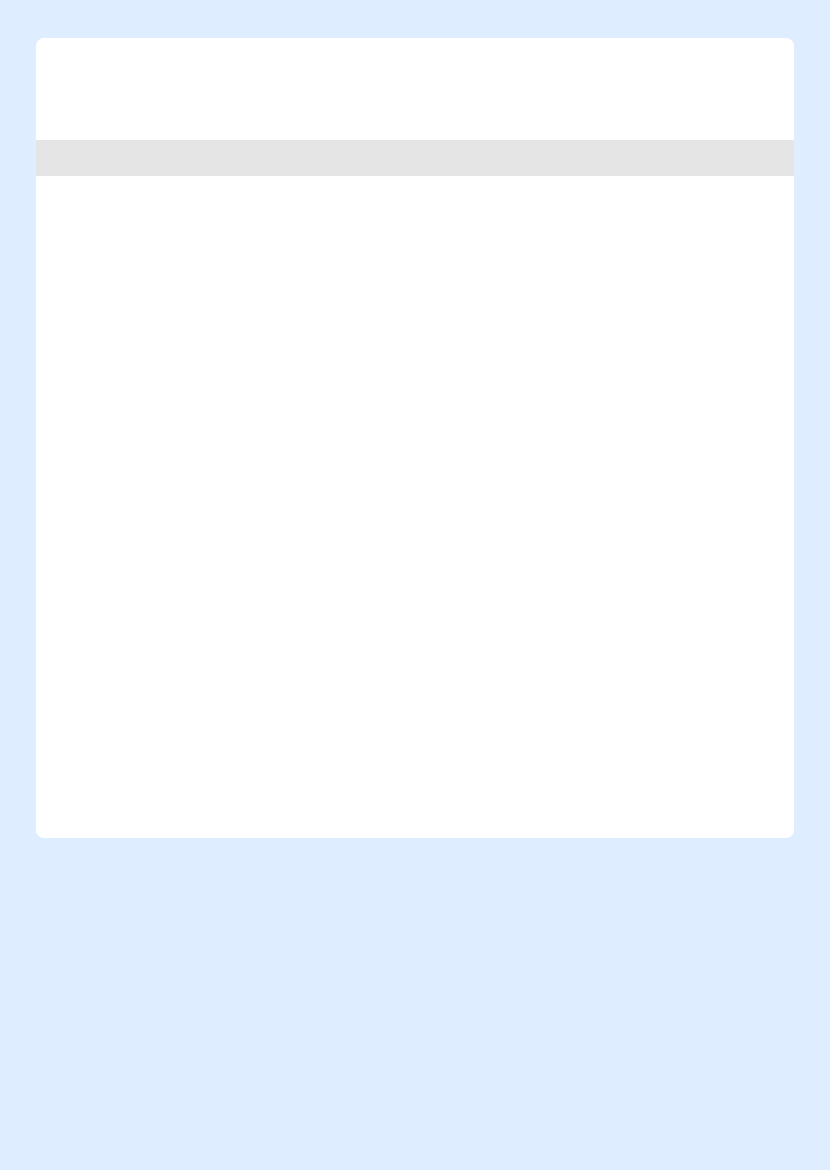
<?xml version="1.0" encoding="UTF-8"?>
<ui version="4.0">
 <class>PDFDetails</class>
 <widget class="QWidget" name="PDFDetails">
  <property name="geometry">
   <rect>
    <x>0</x>
    <y>0</y>
    <width>830</width>
    <height>1170</height>
   </rect>
  </property>
  <property name="windowTitle">
   <string/>
  </property>
  <property name="styleSheet">
   <string notr="true">background-color: rgb(222, 237, 255);</string>
  </property>
  <widget class="QWidget" name="m_page" native="true">
   <property name="geometry">
    <rect>
     <x>36</x>
     <y>38</y>
     <width>758</width>
     <height>800</height>
    </rect>
   </property>
   <property name="maximumSize">
    <size>
     <width>16777215</width>
     <height>16777215</height>
    </size>
   </property>
   <property name="styleSheet">
    <string notr="true">background-color: rgb(255, 255, 255);
border-radius:8px;
font:NotoSansCJKsc-Regular;</string>
   </property>
   <widget class="QWidget" name="widget_4" native="true">
    <property name="geometry">
     <rect>
      <x>0</x>
      <y>0</y>
      <width>758</width>
      <height>100</height>
     </rect>
    </property>
    <property name="maximumSize">
     <size>
      <width>16777215</width>
      <height>100</height>
     </size>
    </property>
    <property name="styleSheet">
     <string notr="true">background-color: transparent;</string>
    </property>
    <widget class="QLabel" name="label_18">
     <property name="geometry">
      <rect>
       <x>0</x>
       <y>28</y>
       <width>751</width>
       <height>54</height>
      </rect>
     </property>
     <property name="maximumSize">
      <size>
       <width>16777215</width>
       <height>54</height>
      </size>
     </property>
     <property name="text">
      <string/>
     </property>
     <property name="pixmap">
      <pixmap resource="../../../../resources/resources.qrc">:/images/pdf-head</pixmap>
     </property>
     <property name="alignment">
      <set>Qt::AlignCenter</set>
     </property>
    </widget>
    <widget class="QLabel" name="reinforceChart">
     <property name="geometry">
      <rect>
       <x>220</x>
       <y>28</y>
       <width>331</width>
       <height>48</height>
      </rect>
     </property>
     <property name="styleSheet">
      <string notr="true">font:NotoSansCJKsc-Regular;
font-size:18px;
background-color: transparent;
color:white;</string>
     </property>
     <property name="text">
      <string>Vulnerability information</string>
     </property>
     <property name="alignment">
      <set>Qt::AlignCenter</set>
     </property>
    </widget>
   </widget>
   <widget class="QWidget" name="m_line" native="true">
    <property name="geometry">
     <rect>
      <x>0</x>
      <y>100</y>
      <width>758</width>
      <height>41</height>
     </rect>
    </property>
    <property name="sizePolicy">
     <sizepolicy hsizetype="Preferred" vsizetype="Minimum">
      <horstretch>0</horstretch>
      <verstretch>0</verstretch>
     </sizepolicy>
    </property>
    <property name="minimumSize">
     <size>
      <width>0</width>
      <height>36</height>
     </size>
    </property>
    <layout class="QVBoxLayout" name="verticalLayout">
     <property name="spacing">
      <number>0</number>
     </property>
     <property name="leftMargin">
      <number>0</number>
     </property>
     <property name="topMargin">
      <number>0</number>
     </property>
     <property name="rightMargin">
      <number>0</number>
     </property>
     <property name="bottomMargin">
      <number>0</number>
     </property>
     <item>
      <widget class="QWidget" name="m_tableHeader" native="true">
       <property name="sizePolicy">
        <sizepolicy hsizetype="Preferred" vsizetype="Minimum">
         <horstretch>0</horstretch>
         <verstretch>0</verstretch>
        </sizepolicy>
       </property>
       <property name="minimumSize">
        <size>
         <width>0</width>
         <height>36</height>
        </size>
       </property>
       <property name="maximumSize">
        <size>
         <width>16777215</width>
         <height>36</height>
        </size>
       </property>
       <property name="styleSheet">
        <string notr="true">background-color: rgb(229, 229, 229);
border-radius:0px;</string>
       </property>
       <layout class="QHBoxLayout" name="horizontalLayout">
        <property name="spacing">
         <number>0</number>
        </property>
        <property name="leftMargin">
         <number>0</number>
        </property>
        <property name="topMargin">
         <number>0</number>
        </property>
        <property name="rightMargin">
         <number>0</number>
        </property>
        <property name="bottomMargin">
         <number>0</number>
        </property>
        <item>
         <widget class="QLabel" name="m_columnName1">
          <property name="styleSheet">
           <string notr="true">font: NotoSansCJKsc-Regular;
font-size: 14px;
color: #000000;</string>
          </property>
          <property name="text">
           <string/>
          </property>
          <property name="alignment">
           <set>Qt::AlignLeading|Qt::AlignLeft|Qt::AlignVCenter</set>
          </property>
         </widget>
        </item>
        <item>
         <widget class="QLabel" name="m_columnName2">
          <property name="styleSheet">
           <string notr="true">font: NotoSansCJKsc-Regular;
font-size: 14px;
color: #000000;</string>
          </property>
          <property name="text">
           <string/>
          </property>
          <property name="alignment">
           <set>Qt::AlignLeading|Qt::AlignLeft|Qt::AlignVCenter</set>
          </property>
         </widget>
        </item>
        <item>
         <widget class="QLabel" name="m_columnName3">
          <property name="styleSheet">
           <string notr="true">font: NotoSansCJKsc-Regular;
font-size: 14px;
color: #000000;</string>
          </property>
          <property name="text">
           <string/>
          </property>
          <property name="alignment">
           <set>Qt::AlignLeading|Qt::AlignLeft|Qt::AlignVCenter</set>
          </property>
         </widget>
        </item>
        <item>
         <widget class="QLabel" name="m_columnName4">
          <property name="styleSheet">
           <string notr="true">font: NotoSansCJKsc-Regular;
font-size: 14px;
color: #000000;</string>
          </property>
          <property name="text">
           <string/>
          </property>
         </widget>
        </item>
       </layout>
      </widget>
     </item>
    </layout>
   </widget>
  </widget>
  <widget class="QLabel" name="m_picture">
   <property name="geometry">
    <rect>
     <x>0</x>
     <y>0</y>
     <width>830</width>
     <height>71</height>
    </rect>
   </property>
   <property name="styleSheet">
    <string notr="true">background-color: transparent;</string>
   </property>
   <property name="text">
    <string/>
   </property>
   <property name="pixmap">
    <pixmap resource="../../../../resources/resources.qrc">:/images/pdf-clip</pixmap>
   </property>
   <property name="alignment">
    <set>Qt::AlignCenter</set>
   </property>
  </widget>
  <widget class="QLabel" name="m_tailPic">
   <property name="geometry">
    <rect>
     <x>0</x>
     <y>852</y>
     <width>830</width>
     <height>318</height>
    </rect>
   </property>
   <property name="text">
    <string/>
   </property>
   <property name="pixmap">
    <pixmap resource="../../../../resources/resources.qrc">:/images/pdf-end</pixmap>
   </property>
  </widget>
  <widget class="QLabel" name="m_tailBar">
   <property name="geometry">
    <rect>
     <x>0</x>
     <y>1130</y>
     <width>831</width>
     <height>41</height>
    </rect>
   </property>
   <property name="styleSheet">
    <string notr="true">background-color: transparent ;
color: #ffffff;
font:16px AdobeHeitiStd-Regular;
</string>
   </property>
   <property name="text">
    <string/>
   </property>
   <property name="alignment">
    <set>Qt::AlignCenter</set>
   </property>
  </widget>
 </widget>
 <resources>
  <include location="../../../../resources/resources.qrc"/>
 </resources>
 <connections/>
</ui>
